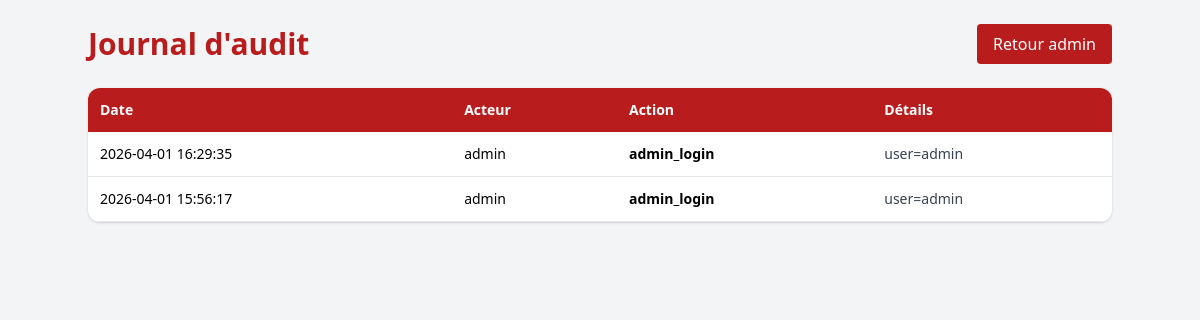
The page /admin/audit (signed in) on the database as committed earlier.
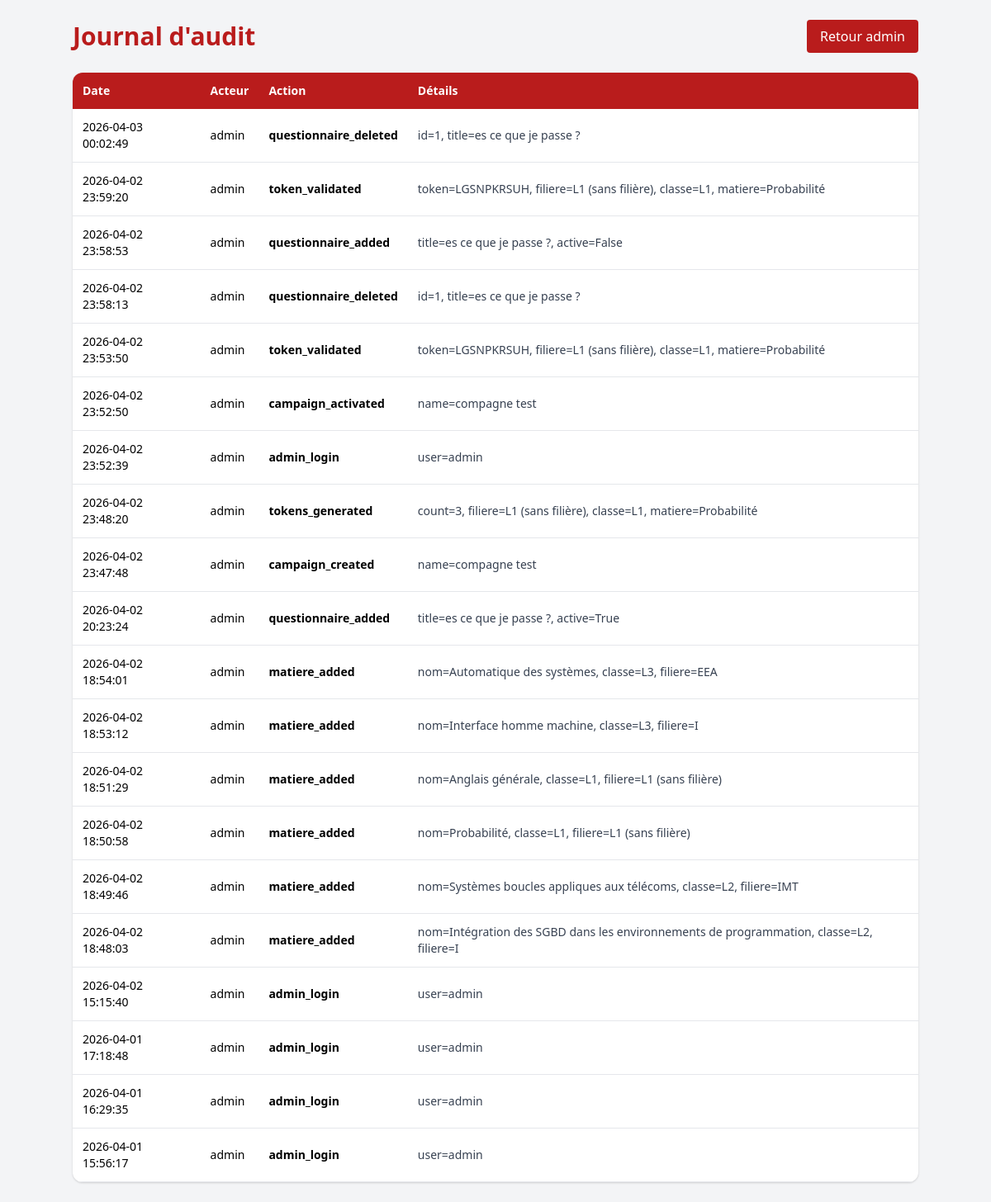
The same page on the database as committed later.
### app.py (models this page shows)
class AuditLog(db.Model):
    id = db.Column(db.Integer, primary_key=True)
    actor = db.Column(db.String(120), nullable=False)
    action = db.Column(db.String(120), nullable=False)
    details = db.Column(db.String(500), nullable=True)
    created_at = db.Column(db.DateTime, nullable=False, default=datetime.utcnow)

### app.py (the view)
@app.route('/admin/audit', methods=['GET'])
def admin_audit():
    if not ensure_admin_session():
        return redirect(url_for('login'))
    logs = AuditLog.query.order_by(AuditLog.created_at.desc()).limit(300).all()
    return render_template('audit_logs.html', logs=logs)

### app.py (called while the page is built)
def ensure_admin_session():
    if not session.get('admin'):
        flash('Veuillez vous connecter pour accéder à cette page.', 'danger')
        return False
    return True

### templates/audit_logs.html (shortened to what this page needs)
<!DOCTYPE html>
<html lang="fr">
<head>
    <link rel="stylesheet" href="https://cdnjs.cloudflare.com/ajax/libs/tailwindcss/2.2.19/tailwind.min.css">
</head>
<body class="bg-gray-100 min-h-screen p-6">
    <div class="container mx-auto">
        <div class="flex justify-between items-center mb-6">
            <h1 class="text-3xl font-bold text-red-700">Journal d'audit</h1>
            <a href="{{ url_for('admin') }}" class="bg-red-700 text-white px-4 py-2 rounded hover:bg-red-800">Retour admin</a>
        </div>
        <div class="bg-white rounded-xl shadow overflow-x-auto">
            <table class="w-full text-sm">
                <thead class="bg-red-700 text-white">
                    <tr>
                        <th class="p-3 text-left">Date</th>
                        <th class="p-3 text-left">Acteur</th>
                        <th class="p-3 text-left">Action</th>
                        <th class="p-3 text-left">Détails</th>
                    </tr>
                </thead>
                <tbody>
                    {% for log in logs %}
                        <tr class="border-b">
                            <td class="p-3">{{ log.created_at.strftime('%Y-%m-%d %H:%M:%S') }}</td>
                            <td class="p-3">{{ log.actor }}</td>
                            <td class="p-3 font-semibold">{{ log.action }}</td>
                            <td class="p-3 text-gray-700">{{ log.details }}</td>
                        </tr>
                    {% else %}
                        <tr><td class="p-4 text-gray-500" colspan="4">Aucun log disponible.</td></tr>
                    {% endfor %}
                </tbody>
            </table>
        </div>
    </div>
</body>
</html>

Rows that differ between the two databases and show on the page:
added AuditLog: created_at "2026-04-03 00:02:49", actor "admin", action "questionnaire_deleted", details "id=1, title=es ce que je passe ?"
added AuditLog: created_at "2026-04-02 23:59:20", actor "admin", action "token_validated", details "token=LGSNPKRSUH, filiere=L1 (sans filière), classe=L1, matiere=Probabilité"
added AuditLog: created_at "2026-04-02 23:58:53", actor "admin", action "questionnaire_added", details "title=es ce que je passe ?, active=False"
added AuditLog: created_at "2026-04-02 23:58:13", actor "admin", action "questionnaire_deleted", details "id=1, title=es ce que je passe ?"
added AuditLog: created_at "2026-04-02 23:53:50", actor "admin", action "token_validated", details "token=LGSNPKRSUH, filiere=L1 (sans filière), classe=L1, matiere=Probabilité"
added AuditLog: created_at "2026-04-02 23:52:50", actor "admin", action "campaign_activated", details "name=compagne test"
added AuditLog: created_at "2026-04-02 23:52:39", actor "admin", action "admin_login", details "user=admin"
added AuditLog: created_at "2026-04-02 23:48:20", actor "admin", action "tokens_generated", details "count=3, filiere=L1 (sans filière), classe=L1, matiere=Probabilité"
added AuditLog: created_at "2026-04-02 23:47:48", actor "admin", action "campaign_created", details "name=compagne test"
added AuditLog: created_at "2026-04-02 20:23:24", actor "admin", action "questionnaire_added", details "title=es ce que je passe ?, active=True"
added AuditLog: created_at "2026-04-02 18:54:01", actor "admin", action "matiere_added", details "nom=Automatique des systèmes, classe=L3, filiere=EEA"
added AuditLog: created_at "2026-04-02 18:53:12", actor "admin", action "matiere_added", details "nom=Interface homme machine, classe=L3, filiere=I"
added AuditLog: created_at "2026-04-02 18:51:29", actor "admin", action "matiere_added", details "nom=Anglais générale, classe=L1, filiere=L1 (sans filière)"
added AuditLog: created_at "2026-04-02 18:50:58", actor "admin", action "matiere_added", details "nom=Probabilité, classe=L1, filiere=L1 (sans filière)"
added AuditLog: created_at "2026-04-02 18:49:46", actor "admin", action "matiere_added", details "nom=Systèmes boucles appliques aux télécoms, classe=L2, filiere=IMT"
added AuditLog: created_at "2026-04-02 18:48:03", actor "admin", action "matiere_added", details "nom=Intégration des SGBD dans les environnements de programmation, classe=L2, filiere=I"
added AuditLog: created_at "2026-04-02 15:15:40", actor "admin", action "admin_login", details "user=admin"
added AuditLog: created_at "2026-04-01 17:18:48", actor "admin", action "admin_login", details "user=admin"
